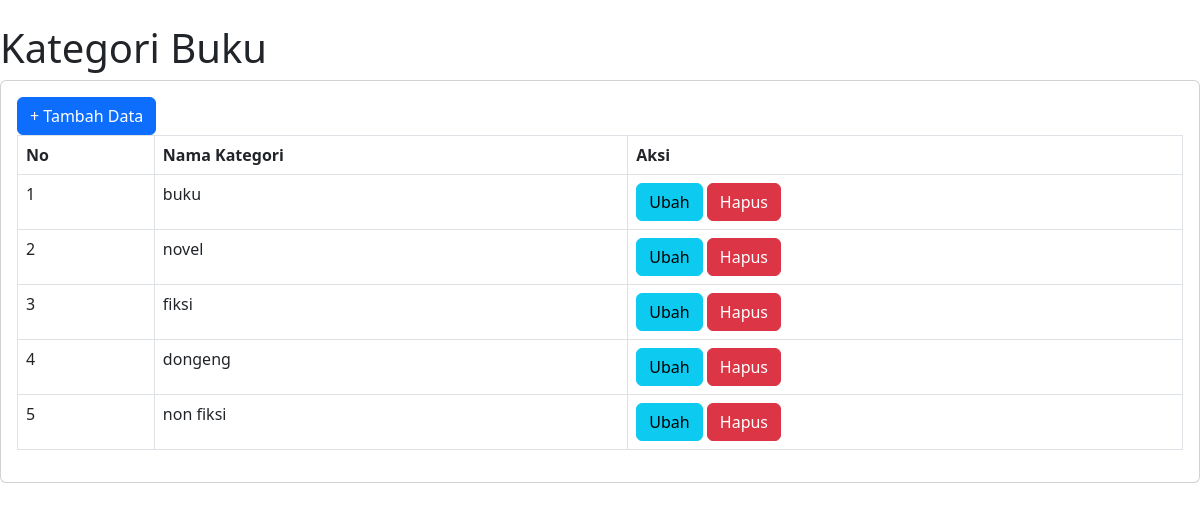
The page /kategori.php on the database its author committed.
### tables this page shows
CREATE TABLE `kategori` (
  `id_kategori` int(11) NOT NULL,
  `kategori` varchar(255) DEFAULT NULL
);

### kategori.php (the view, shortened to what this page needs)
<?php
include "koneksi.php";
?>
<html lang="en">
<head>
        <link href="https://cdn.jsdelivr.net/npm/simple-datatables@7.1.2/dist/style.min.css" rel="stylesheet" />
        <link href="css/styles.css" rel="stylesheet" />
</head>
<body>
<h1 class="mt-4">Kategori Buku</h1>
<div class="card">
    <div class="card-body">
        <div class="row">
            <div class="col-md-12">
                <a href="?page=kategori_tambah" class="btn btn-primary">+ Tambah Data</a>
                <table class="table table-bordered" id="datatable" width="100%" cellspacing="0">
                    <tr>
                        <th>No</th>
                        <th>Nama Kategori</th>
                        <th>Aksi</th>
                    </tr>
                    <?php
                        $i =1;
                        $query = mysqli_query($Koneksi, "SELECT*FROM kategori");
                        while($data = mysqli_fetch_array($query)){
                            ?>
                            <tr>
                                <td><?php echo $i++; ?></td>
                                <td><?php echo $data['kategori']; ?></td>
                                <td>
                                    <a href="?page=kategori_ubah&&id=<?php echo $data['id_kategori']; ?>"class="btn btn-info">Ubah</a>
                                    <a onclick="return confirm('Apakah Anda Yakin Menghapus Data Ini?');" href="?page=kategori_hapus&&id=<?php echo $data['id_kategori']; ?>"class="btn btn-danger">Hapus</a>
                                </td>
                            </tr>
                            <?php
                        }
                    ?>
                </table>
            </div>
        </div>
    </div>
</div>
</body>
</html>

### rows shown on the page
kategori: kategori "buku"
kategori: kategori "novel"
kategori: kategori "fiksi"
kategori: kategori "dongeng"
kategori: kategori "non fiksi"
